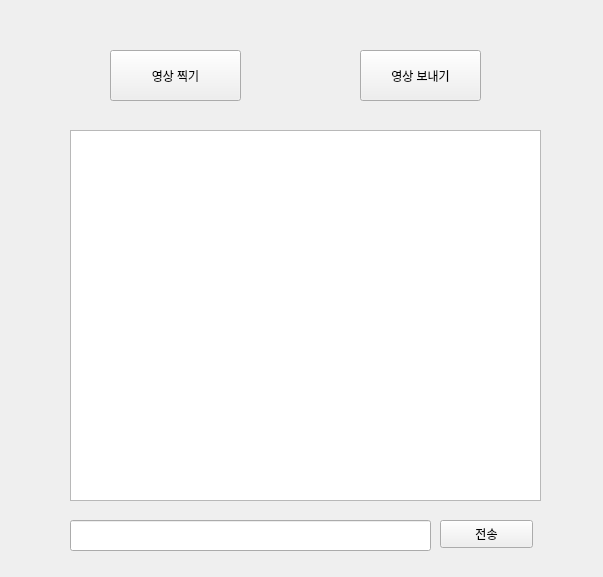
<?xml version="1.0" encoding="UTF-8"?>
<ui version="4.0">
 <class>Form</class>
 <widget class="QWidget" name="Form">
  <property name="geometry">
   <rect>
    <x>0</x>
    <y>0</y>
    <width>603</width>
    <height>577</height>
   </rect>
  </property>
  <property name="windowTitle">
   <string>Form</string>
  </property>
  <widget class="QStackedWidget" name="stackedWidget">
   <property name="geometry">
    <rect>
     <x>10</x>
     <y>20</y>
     <width>571</width>
     <height>531</height>
    </rect>
   </property>
   <property name="currentIndex">
    <number>1</number>
   </property>
   <widget class="QWidget" name="page">
    <widget class="QLabel" name="label">
     <property name="geometry">
      <rect>
       <x>100</x>
       <y>80</y>
       <width>411</width>
       <height>271</height>
      </rect>
     </property>
     <property name="styleSheet">
      <string notr="true">font: 36pt &quot;Agency FB&quot;;</string>
     </property>
     <property name="text">
      <string>연결 대기중...</string>
     </property>
    </widget>
   </widget>
   <widget class="QWidget" name="page_2">
    <widget class="QLineEdit" name="lineEdit">
     <property name="geometry">
      <rect>
       <x>60</x>
       <y>500</y>
       <width>361</width>
       <height>31</height>
      </rect>
     </property>
    </widget>
    <widget class="QTextBrowser" name="textBrowser">
     <property name="geometry">
      <rect>
       <x>60</x>
       <y>110</y>
       <width>471</width>
       <height>371</height>
      </rect>
     </property>
    </widget>
    <widget class="QPushButton" name="textSend">
     <property name="geometry">
      <rect>
       <x>430</x>
       <y>500</y>
       <width>93</width>
       <height>28</height>
      </rect>
     </property>
     <property name="text">
      <string>전송</string>
     </property>
    </widget>
    <widget class="QPushButton" name="videoBtn">
     <property name="geometry">
      <rect>
       <x>100</x>
       <y>30</y>
       <width>131</width>
       <height>51</height>
      </rect>
     </property>
     <property name="text">
      <string>영상 찍기</string>
     </property>
    </widget>
    <widget class="QPushButton" name="videoSend">
     <property name="geometry">
      <rect>
       <x>350</x>
       <y>30</y>
       <width>121</width>
       <height>51</height>
      </rect>
     </property>
     <property name="text">
      <string>영상 보내기</string>
     </property>
    </widget>
   </widget>
  </widget>
 </widget>
 <resources/>
 <connections/>
</ui>
